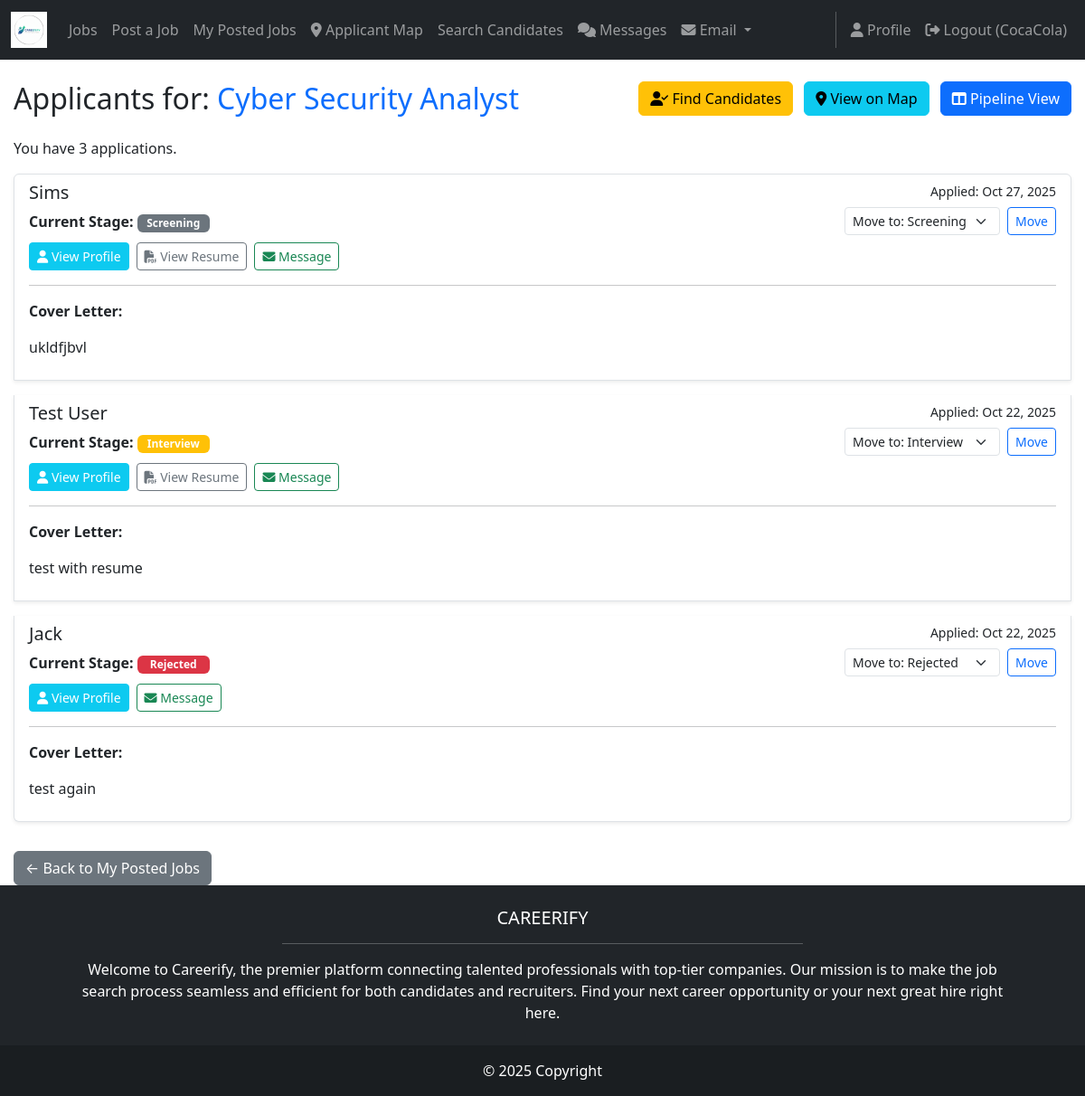
Page /jobs/7/applicants/ (signed in) on the committed database.
### jobpostings/models.py (models this page shows, shortened)
class JobPosting(models.Model):
    EMPLOYMENT_TYPE_CHOICES = (
        ('full_time', 'Full-time'),
        ('part_time', 'Part-time'),
        ('contract', 'Contract'),
        ('internship', 'Internship'),
        ('temporary', 'Temporary'),
        ('other', 'Other'),
    )
    company_name = models.CharField(max_length=150)
    title = models.CharField(max_length=150)
    city = models.CharField(max_length=100, default='')
    state = models.CharField(max_length=50, default='')
    address = models.CharField(max_length=50, blank=True, help_text="Address")
    pay_min = models.DecimalField(max_digits=10, decimal_places=2, null=True, blank=True)
    pay_max = models.DecimalField(max_digits=10, decimal_places=2, null=True, blank=True)
    currency = models.CharField(max_length=10, default='USD')
    employment_type = models.CharField(max_length=20, choices=EMPLOYMENT_TYPE_CHOICES, default='full_time')
    description = models.TextField()
    benefits = models.TextField(blank=True)
    required_skills = models.TextField(blank=True, help_text="List of skills required for this role (comma, semicolon, or newline separated)")
    application_url = models.URLField(blank=True)
    application_email = models.EmailField(blank=True)
    posted_by = models.ForeignKey(User, on_delete=models.SET_NULL, null=True, blank=True, related_name='job_postings')
    created_at = models.DateTimeField(auto_now_add=True)
    updated_at = models.DateTimeField(auto_now=True)
    is_active = models.BooleanField(default=True)
    class Meta:
        ordering = ['-created_at']

class Application(models.Model):
    STATUS_CHOICES = (
        ('pending', 'Pending'),
        ('reviewed', 'Reviewed'),
        ('interview', 'Interview'),
        ('accepted', 'Accepted'),
        ('rejected', 'Rejected'),
    )
    job_posting = models.ForeignKey(JobPosting, on_delete=models.CASCADE, related_name='applications')
    applicant = models.ForeignKey(User, on_delete=models.CASCADE, related_name='applications')
    cover_letter = models.TextField(help_text="Write a tailored cover letter for this specific position")
    status = models.CharField(max_length=20, choices=STATUS_CHOICES, default='pending')
    pipeline_stage = models.ForeignKey(PipelineStage, on_delete=models.SET_NULL, null=True, blank=True, related_name='applications')
    notes = models.TextField(blank=True, help_text="Internal notes about this application")
    applied_at = models.DateTimeField(auto_now_add=True)
    updated_at = models.DateTimeField(auto_now=True)
    stage_updated_at = models.DateTimeField(default=timezone.now, help_text="When the pipeline stage was last updated")
    class Meta:
        unique_together = ['job_posting', 'applicant']
        ordering = ['-applied_at']
    def get_applicant_name(self):
        try:
            profile = self.applicant.profile
            if profile.account_type == 'jobseeker':
                jobseeker_profile = profile.jobseekerprofile
                return jobseeker_profile.full_name or jobseeker_profile.preferred_name or self.applicant.username
        except:
            pass
        return self.applicant.username

class PipelineStage(models.Model):
    name = models.CharField(max_length=50, unique=True)
    description = models.TextField(blank=True)
    color = models.CharField(max_length=7, default='#6B7280', help_text="Hex color code for the stage")
    order = models.PositiveIntegerField(default=0, help_text="Order of stages in the pipeline")
    is_final_positive = models.BooleanField(default=False, help_text="Is this a final positive outcome?")
    is_final_negative = models.BooleanField(default=False, help_text="Is this a final negative outcome?")
    created_at = models.DateTimeField(auto_now_add=True)
    class Meta:
        ordering = ['order', 'name']

### accounts/models.py (models this page shows, shortened)
class Profile(models.Model):
    ACCOUNT_CHOICES = (
        ('jobseeker', 'Job Seeker'),
        ('employer', 'Employer'),
    )
    user = models.OneToOneField(User, on_delete=models.CASCADE)
    account_type = models.CharField(max_length=10, choices=ACCOUNT_CHOICES)
    created_at = models.DateTimeField(auto_now_add=True)
    updated_at = models.DateTimeField(auto_now=True)

class JobSeekerProfile(models.Model):
    profile = models.OneToOneField(Profile, on_delete=models.CASCADE, primary_key=True)
    full_name = models.CharField(max_length=100)
    preferred_name = models.CharField(max_length=100, blank=True)
    address = models.CharField(max_length=200, blank=True, help_text="Street address")
    city = models.CharField(max_length=100, blank=True)
    state = models.CharField(max_length=50, blank=True)
    phone = models.CharField(max_length=20, blank=True)
    linkedin = models.URLField(blank=True)
    profile_picture = models.ImageField(upload_to='profile_pics/jobseekers/', blank=True, null=True)
    resume = models.FileField(upload_to='resumes/', null=True, blank=True)
    show_full_name_to_recruiters = models.BooleanField(default=True)
    show_location_to_recruiters = models.BooleanField(default=True)
    show_phone_to_recruiters = models.BooleanField(default=True)
    show_linkedin_to_recruiters = models.BooleanField(default=True)
    show_profile_picture_to_recruiters = models.BooleanField(default=True)
    show_resume_to_recruiters = models.BooleanField(default=True)
    summary = models.TextField(blank=True)
    technical_skills = models.TextField(blank=True)
    soft_skills = models.TextField(blank=True)
    show_summary_to_recruiters = models.BooleanField(default=True)
    show_technical_skills_to_recruiters = models.BooleanField(default=True)
    show_soft_skills_to_recruiters = models.BooleanField(default=True)
    degree = models.CharField(max_length=100, blank=True)
    institution = models.CharField(max_length=100, blank=True)
    graduation_year = models.IntegerField(blank=True, null=True)
    show_education_to_recruiters = models.BooleanField(default=True) # Controls all education fields
    current_job = models.CharField(max_length=100, blank=True)
    company = models.CharField(max_length=100, blank=True)
    experience_years = models.CharField(max_length=20, blank=True)
    availability = models.CharField(max_length=20, blank=True)
    show_work_experience_to_recruiters = models.BooleanField(default=True) # Controls all work history fields
    show_availability_to_recruiters = models.BooleanField(default=True)
    portfolio = models.URLField(blank=True)
    salary_expectation = models.CharField(max_length=50, blank=True)
    show_portfolio_to_recruiters = models.BooleanField(default=True)
    show_salary_expectation_to_recruiters = models.BooleanField(default=True)

### jobpostings/views.py (the view)
# urls.py: path('<int:job_id>/applicants/', views.view_applicants, name='view_applicants'),
@login_required
def view_applicants(request, job_id):
    job = get_object_or_404(JobPosting, id=job_id)
    if not request.user.profile or request.user.profile.account_type != 'employer':
        messages.error(request, 'You do not have permission to view this page.')
        return redirect('home.index')
    if job.posted_by != request.user:
        messages.error(request, 'This is not your job posting.')
        return redirect('jobpostings:my_posted_jobs') # Send them back to their list
    all_applications = job.applications.all().order_by('-applied_at')
    all_stages = PipelineStage.objects.all().order_by('order')
    context = {
        'job': job,
        'applications': all_applications,
        'pipeline_stages': all_stages
    }
    return render(request, 'jobpostings/view_applicants.html', context)

### messaging/context_processors.py (called while the page is built)
def unread_message_count(request):
    if request.user.is_authenticated:
        unread_count = Message.objects.filter(
            conversation__participants=request.user,
            is_read=False
        ).exclude(sender=request.user).count()
        return {'unread_message_count': unread_count}
    return {'unread_message_count': 0}

### jobpostings/templates/jobpostings/view_applicants.html (shortened to what this page needs)
{% extends "base.html" %}
{% block content %}
<div class="container mt-4">
    <div class="d-flex justify-content-between align-items-center mb-4">
        <h2 class="mb-0">Applicants for: <span class="text-primary">{{ job.title }}</span></h2>
        <div>
            <a href="{% url 'jobpostings:candidate_recommendations' job.id %}" class="btn btn-warning me-2">
                <i class="fas fa-user-check"></i> Find Candidates
            </a>
            <a href="{% url 'jobpostings:applicant_map' %}?job_id={{ job.id }}" class="btn btn-info me-2">
                <i class="fas fa-map-marker-alt"></i> View on Map
            </a>
            <a href="{% url 'jobpostings:pipeline' job.id %}" class="btn btn-primary">
                <i class="fas fa-columns"></i> Pipeline View
            </a>
        </div>
    </div>
    {% if applications %}
        <p>You have {{ applications.count }} application{{ applications.count|pluralize }}.</p>
        <div class="list-group">
            {% for app in applications %}
                <div class="list-group-item mb-3 shadow-sm">
                    <div class="d-flex w-100 justify-content-between">
                        <h5 class="mb-1">{{ app.get_applicant_name }}</h5>
                        <small>Applied: {{ app.applied_at|date:"M d, Y" }}</small>
                    </div>
                    <div class="d-flex justify-content-between align-items-center mb-2">
                        <p class="mb-0">
                            <strong>Current Stage:</strong>
                            <span class="badge" style="background-color: {{ app.pipeline_stage.color|default:'#6c757d' }}; color: white; min-width: 80px; text-align: center;">
                                {{ app.pipeline_stage.name|default:"Unassigned" }}
                            </span>
                        </p>
                        <form action="{% url 'jobpostings:move_application_stage' app.id %}" method="POST" class="d-flex gap-2 align-items-center">
                            <select name="new_stage_id" class="form-select form-select-sm" style="width: auto;" aria-label="Move applicant stage">
                                {% for stage in pipeline_stages %}
                                    <option value="{{ stage.id }}" {% if app.pipeline_stage.id == stage.id %}selected{% endif %}>
                                        Move to: {{ stage.name }}
                                    </option>
                                {% endfor %}
                            </select>
                            <button type="submit" class="btn btn-sm btn-outline-primary">Move</button>
                        </form>
                    </div>
                    <div class="d-flex gap-2 my-2">
                        <a href="{% url 'accounts.public_profile' app.applicant.id %}" class="btn btn-info btn-sm text-white">
                            <i class="fas fa-user"></i> View Profile
                        </a>
                        {% if app.applicant.profile.jobseekerprofile.resume %}
                            <a href="{{ app.applicant.profile.jobseekerprofile.resume.url }}" class="btn btn-outline-secondary btn-sm" target="_blank">
                                <i class="fas fa-file-pdf"></i> View Resume
                            </a>
                        {% endif %}
                        <a href="{% url 'messaging:start_conversation' app.applicant.id %}" class="btn btn-outline-success btn-sm">
                            <i class="fas fa-envelope"></i> Message
                        </a>
                    </div>
                    <hr>
                    <p><strong>Cover Letter:</strong></p>
                    <p style="white-space: pre-wrap;">{{ app.cover_letter }}</p>
                </div>
            {% endfor %}
        </div>
    {% else %}
        <div class="alert alert-info" role-alert>
            There are no applications for this job yet.
        </div>
    {% endif %}
    <a href="{% url 'jobpostings:my_posted_jobs' %}" class="btn btn-secondary mt-3">&larr; Back to My Posted Jobs</a>
</div>
{% endblock content %}

### JobRecruiter/templates/base.html (shortened to what this page needs)
<!DOCTYPE html>
<html>
    {%load static%}
  <head>
    <link href=
      "https://cdn.jsdelivr.net/npm/bootstrap@5.3.3/dist/css/bootstrap.min.css" rel="stylesheet">
    <link rel= "stylesheet"  href="https://cdnjs.cloudflare.com/ajax/libs/font-awesome/6.1.1/css/all.min.css">
    <link rel="stylesheet" type="text/css" href="{% static 'css/style.css' %}">
  </head>
  <body class="d-flex flex-column min-vh-100">
    <nav class="navbar navbar-expand-lg navbar-dark bg-dark">
    <div class="container-fluid">
        <a class="navbar-brand" href="{% url 'home.index' %}">
            <img src="{% static 'img/careerifylogo.png' %}" alt="Logo" height="40">
        </a>
        <div class="collapse navbar-collapse" id="mainNavbar">
            <ul class="navbar-nav me-auto mb-2 mb-lg-0">
                <li class="nav-item">
                    <a class="nav-link" href="{% url 'jobpostings:list' %}">Jobs</a>
                </li>
                {% if user.is_authenticated and user.profile.account_type == 'employer' %}
                <li class="nav-item">
                    <a class="nav-link" href="{% url 'jobpostings:create' %}">Post a Job</a>
                </li>
                <li class="nav-item">
                  <a class="nav-link" href="{% url 'jobpostings:my_posted_jobs' %}">My Posted Jobs</a>
              </li>
                <li class="nav-item">
                  <a class="nav-link" href="{% url 'jobpostings:applicant_map' %}">
                      <i class="fas fa-map-marker-alt"></i> Applicant Map
                  </a>
              </li>
              <li class="nav-item">
                <a class="nav-link" href="{% url 'search_candidates' %}">Search Candidates</a>
                </li>
                {% endif %}
                {% if user.is_authenticated %}
                <li class="nav-item">
                    <a class="nav-link" href="{% url 'messaging:inbox' %}">
                        <i class="fas fa-comments"></i> Messages
                    </a>
                </li>
                <li class="nav-item dropdown">
                    <a class="nav-link dropdown-toggle" href="#" id="emailDropdown" role="button" data-bs-toggle="dropdown" aria-expanded="false">
                        <i class="fas fa-envelope"></i> Email
                    </a>
                </li>
                {% endif %}
                </ul>
                <div class="navbar-nav">
                  {% if user.is_authenticated %}
                      <a class="nav-link" href="{% url 'accounts.profile' %}">
                          <i class="fas fa-user"></i> Profile
                      </a>
                      <a class="nav-link" href="{% url 'accounts.logout' %}">
                          <i class="fas fa-sign-out-alt"></i> Logout ({{ user.username }})
                      </a>
                  {% endif %}
              </div>
        </div>
    </div>
</nav>
    <main class='flex-grow-1'>
      {% block content %}
      {% endblock content %}
    </main>
    <footer class="bg-dark text-center text-white">
      <div class="container p-4 pb-0">
        <section class="mb-4">
          <h5 class="text-uppercase">Careerify</h5>
          <hr class="w-50 mx-auto" />
          <p class="px-md-5">
            Welcome to Careerify, the premier platform connecting talented professionals with top-tier companies. Our mission is to make the job search process seamless and efficient for both candidates and recruiters. Find your next career opportunity or your next great hire right here.
          </p>
        </section>
        </div>
      <div class="text-center p-3" style="background-color: rgba(0, 0, 0, 0.2);">
        © 2025 Copyright
      </div>
      </footer>
  </body>
</html>

### JobRecruiter/static/css/style.css (style rules this page uses)
.text-center { text-align: center !important; }
.container { max-width: 1200px; margin: 0 auto; padding: 0 15px; }
main { flex: 1; }

### rows in the picture
JobPosting: title "Cyber Security Analyst"
Application: get_applicant_name "Sims", applied_at "Oct 27, 2025", pipeline_stage.name "Screening", new_stage_id "Move to: Screening", cover_letter "ukldfjbvl"
Application: get_applicant_name "Test User", applied_at "Oct 22, 2025", pipeline_stage.name "Interview", new_stage_id "Move to: Interview", cover_letter "test with resume"
Application: get_applicant_name "Jack", applied_at "Oct 22, 2025", pipeline_stage.name "Rejected", new_stage_id "Move to: Rejected", cover_letter "test again"

### other values in the picture
{{ user.username }} "CocaCola"
{{ applications.count }} "3"
